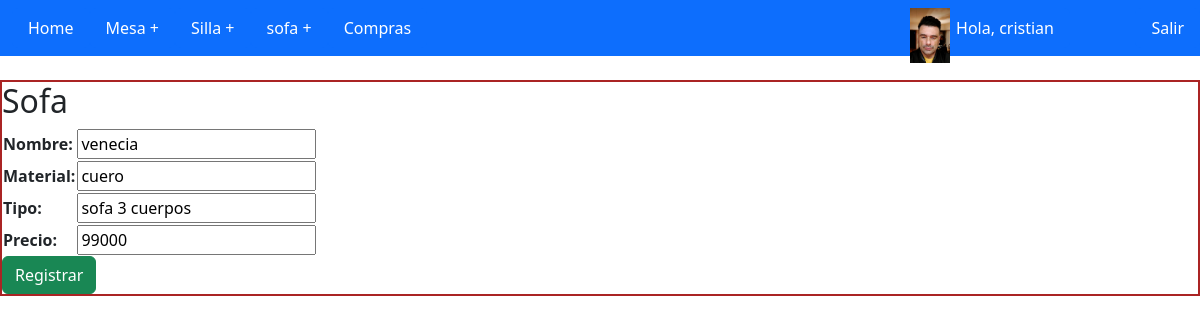
Page /productos/update_sofa/1 (signed in) on the committed database.
### productos/models.py (models this page shows, shortened)
class Sofa(models.Model):
    nombre = models.CharField(max_length= 30)
    material = models.CharField(max_length= 30)
    tipo = models.CharField(max_length= 30)
    precio = models.IntegerField()

### productos/views.py (the view)
# urls.py: path('update_sofa/<sofa_id>', update_sofa),
@login_required
def update_sofa(request, sofa_id):
    sofa = Sofa.objects.get(id= sofa_id)
    if request.method == 'POST':
        formulario = form_sofas(request.POST)
        if formulario.is_valid():
            informacion = formulario.cleaned_data
            sofa.nombre = informacion['nombre']
            sofa.material = informacion['material']
            sofa.tipo = informacion['tipo']
            sofa.precio = informacion['precio']
            sofa.save()
            sofas = Sofa.objects.all() #Trae todo
            avatar = Avatar.objects.filter(user = request.user.id)
            try:
                avatar = avatar[0].image.url
            except:
                avatar = None
            return render(request, "crud_sofa/read_sofa.html", {"sofa": sofas,'avatar':avatar})
    else:
        avatar = Avatar.objects.filter(user = request.user.id)
        try:
            avatar = avatar[0].image.url
        except:
            avatar = None
        formulario = form_sofas(initial={'nombre': sofa.nombre, 'material': sofa.material, 'tipo': sofa.tipo, 'precio': sofa.precio})
    return render(request,"crud_sofa/update_sofa.html", {"formulario": formulario, 'avatar':avatar})

### productos/forms.py
class form_sofas(forms.Form):
    nombre = forms.CharField(max_length= 30)
    material = forms.CharField(max_length= 30)
    tipo = forms.CharField(max_length= 30)
    precio = forms.IntegerField()

### productos/template/crud_sofa/update_sofa.html
{% extends "index.html" %}
{% load static %}
{% block contenido %}
<h2>Sofa</h2>
<link rel="stylesheet" href="{%static 'css/bootstrap.min.css'%}">
<form method="POST">{% csrf_token %}
    <table>
        {{ formulario.as_table }}
    </table>
    <button type="submit" class="btn btn-success" >Registrar</button>
</form>
{% endblock %}

### productos/template/index.html (shortened to what this page needs)
<!DOCTYPE html>
<html lang="en">
<head>
    {% load static %}
    <link rel="stylesheet" href="{% static '/css/myestylo.css' %}">
    <link rel="stylesheet" href="{%static 'css/bootstrap.min.css'%}">
</head>
<body>
    <nav class="navbar navbar-expand-lg navbar-light fixed-top bg-primary">
        <div class="container-fluid">
            <div class="collapse navbar-collapse" id="navbarSupportedContent">
            <ul class="nav nav-pills nav-fill">
                <li class="nav-item">
                    <a class="nav-link active" aria-current="page" href="/productos/">Home</a>
                  </li>
                  {% if staff_member_required %}
                  {% include "acceso.html" %}
                  {% else %}
                <li class="nav-item">
                  <a class="nav-link active" aria-current="page" href="/productos/read_mesas">Mesa +</a>
                </li>
                  {% endif %}
                  {% if staff_member_required %}
                  {% include "acceso.html" %}
                  {% else %}
                <li class="nav-item">
                  <a class="nav-link active" aria-current="page" href="/productos/read_sillas">Silla +</a>
                </li>
                {% endif %}
                  {% if staff_member_required %}
                  {% include "acceso.html" %}
                  {% else %}
                <li class="nav-item">
                  <a class="nav-link active" aria-current="page" href="/productos/read_sofa">sofa +</a>
                </li>
                {% endif %}
                <li class="nav-item">
                  <a class="nav-link active" aria-current="page" href="/productos/compras">Compras</a>
                </li>
                <li class="nav-item" style="position: absolute; right: 130px">
                  <a class="nav-link active" aria-current="page" href="/productos/perfil/">Hola, {{ user.username }}</a>
                </li>
                <li class="nav-item" style="position: absolute; right: 250px">
                  <img src='{{ avatar }}' width="40px">
                </li>
                <li class="nav-item" style="position: absolute; right: 0px">
                  <a class="nav-link active" aria-current="page" href="/productos/logout/">Salir</a>
                </li>
            </ul>
        </div>
        </div>
    </nav>
    <div class="contenido1">
        {% block contenido %}{% endblock %}
    </div>
</body>
</html>

### productos/static/css/myestylo.css (style rules this page uses)
.contenido1 { position: relative; top: 80px; border: 2px solid rgb(170, 36, 36); }

### rows in the picture
Sofa: nombre "venecia", material "cuero", tipo "sofa 3 cuerpos", precio "99000"

### other values in the picture
{{ user.username }} "cristian"
